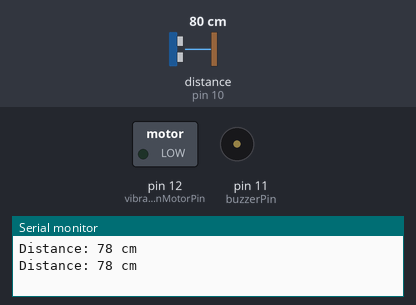
Simulated run of this sketch. Board: Arduino Uno, built with avr-gcc and run on an emulated ATmega328P. Parts: switched loads named in the sketch (green lamp = pin HIGH), buzzer (waves = sounding, pin HIGH), the last lines printed to the serial monitor. Wiring (inferred from the names in the program): ultrasonic range finder: trigger pin 9; echo pin 10. Dashed ring = blinking. The test bench sets the inputs (shaded band); at power-on: distance to the obstacle (sensor on pin 10) 80 cm. The echo pulse lasts 58.3 µs per cm; pins used as bus, display or sensor lines are not drawn.

Above: at 1.8 s.
1.9 s: distance to the obstacle (sensor on pin 10) set to 35 cm
3.4 s: distance to the obstacle (sensor on pin 10) set to 30 cm
At 4.11 s:
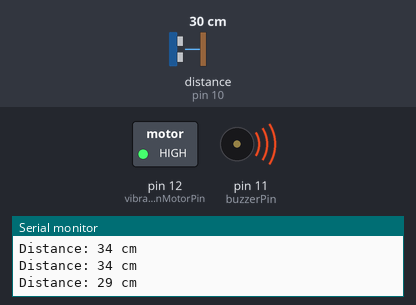
7.5 s: distance to the obstacle (sensor on pin 10) set to 60 cm
At 8.6 s:
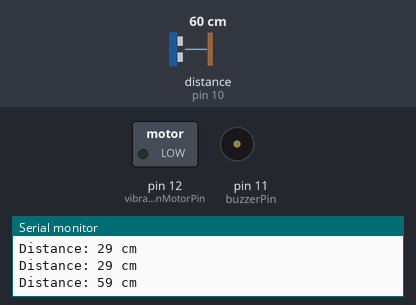
9.0 s: distance to the obstacle (sensor on pin 10) set to 2 cm
At 9.73 s:
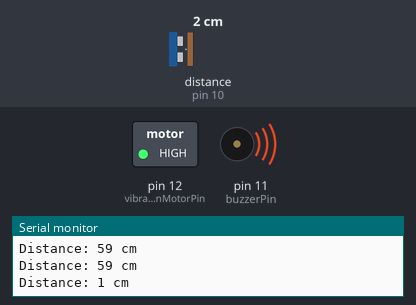
Timing chart, 0 to 14.1 s (numbered marks = the images above; inputs shaded):
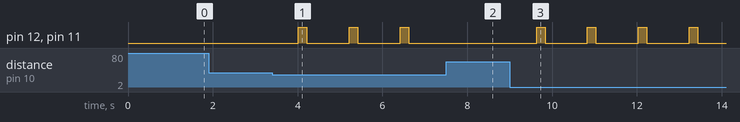

The sketch:

blindstick_lowmode.ino
```cpp
// Include LowPower library
#include <LowPower.h>

// Define pins
const int trigPin = 9;  // Trigger pin of the ultrasonic sensor
const int echoPin = 10; // Echo pin of the ultrasonic sensor
const int buzzerPin = 11; // Pin for the buzzer
const int vibrationMotorPin = 12; // Pin for the vibration motor

// Define variables
long duration;
int distance;
const int alertDistance = 30; // Distance threshold in centimeters

void setup() {
  pinMode(trigPin, OUTPUT); // Set Trigger pin as output
  pinMode(echoPin, INPUT);  // Set Echo pin as input
  pinMode(buzzerPin, OUTPUT); // Set buzzer pin as output
  pinMode(vibrationMotorPin, OUTPUT); // Set vibration motor pin as output
  Serial.begin(9600); // Initialize Serial communication at 9600 baud for debugging
}

void loop() {
  // Send ultrasonic pulse
  digitalWrite(trigPin, LOW);
  delayMicroseconds(2);
  digitalWrite(trigPin, HIGH);
  delayMicroseconds(10);
  digitalWrite(trigPin, LOW);

  // Measure the response time
  duration = pulseIn(echoPin, HIGH);

  // Calculate distance in centimeters
  distance = duration * 0.034 / 2;

  // Debugging info
  Serial.print("Distance: ");
  Serial.print(distance);
  Serial.println(" cm");

  // Check if distance is less than the threshold
  if (distance > 0 && distance <= alertDistance) {
    digitalWrite(buzzerPin, HIGH); // Turn on buzzer
    digitalWrite(vibrationMotorPin, HIGH); // Turn on vibration motor
    delay(200); // Short alert duration
    digitalWrite(buzzerPin, LOW); // Turn off buzzer
    digitalWrite(vibrationMotorPin, LOW); // Turn off vibration motor
  } else {
    digitalWrite(buzzerPin, LOW); // Turn off buzzer
    digitalWrite(vibrationMotorPin, LOW); // Turn off vibration motor
  }

  // Put Arduino in low-power mode for 1 second
  LowPower.powerDown(SLEEP_1S, ADC_OFF, BOD_OFF);
}
```

Measured:
- the behaviour switches between 32 and 31 cm on distance to the obstacle (sensor on pin 10) (found by bisection; images 0 and 1)
- after the input at 3.4 s, pin 12 (vibrationMotorPin), pin 11 (buzzerPin): alternates HIGH for 0.20 s and LOW for 1.0 s, starting after 0.62 s
- after the input at 7.5 s, pin 12 (vibrationMotorPin), pin 11 (buzzerPin): stays LOW (without the input it goes to HIGH after 0.13 s)
- after the input at 9.0 s, pin 12 (vibrationMotorPin), pin 11 (buzzerPin): alternates HIGH for 0.20 s and LOW for 1.0 s, starting after 0.63 s
